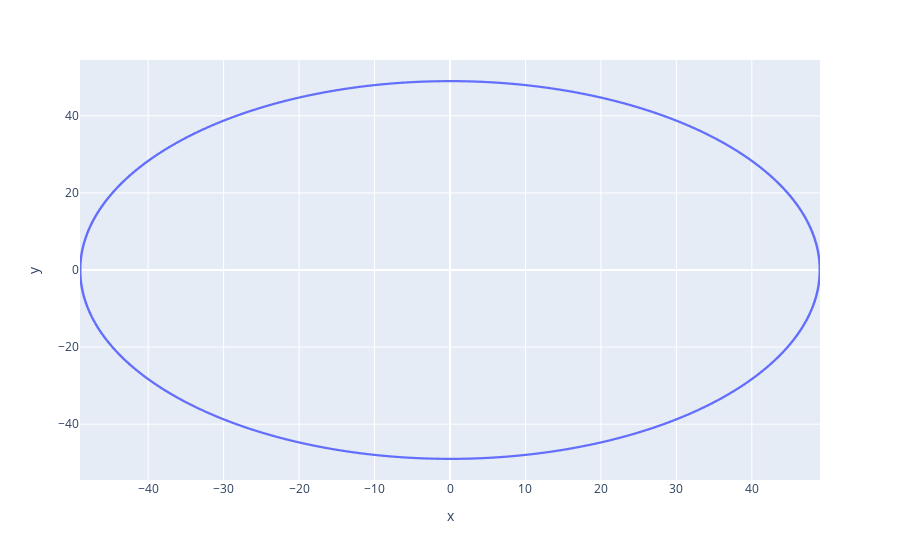

Notebook code for this chart:
### Code cell
both(5)

### Figure 1 — Plotly figure (JSON) as saved in the notebook; plotly's stock layout.template omitted (floating-point values rounded to 4 significant figures; data arrays with more than 128 entries replaced by an {"elided": "..."} marker saying what was removed)
{"data": [{"hovertemplate": "x=%{x}<br>y=%{y}<extra></extra>", "legendgroup": "", "line": {"color": "#636efa", "dash": "solid"}, "marker": {"symbol": "circle"}, "mode": "lines", "name": "", "showlegend": false, "type": "scattergl", "x": {"elided": "2000 float values"}, "xaxis": "x", "y": {"elided": "2000 float values"}, "yaxis": "y"}], "layout": {"autosize": true, "legend": {"tracegroupgap": 0}, "margin": {"t": 60}, "xaxis": {"anchor": "y", "autorange": true, "domain": [0, 1], "range": [-49.03, 49.03], "title": {"text": "x"}, "type": "linear"}, "yaxis": {"anchor": "x", "autorange": true, "domain": [0, 1], "range": [-54.48, 54.48], "title": {"text": "y"}, "type": "linear"}}}
